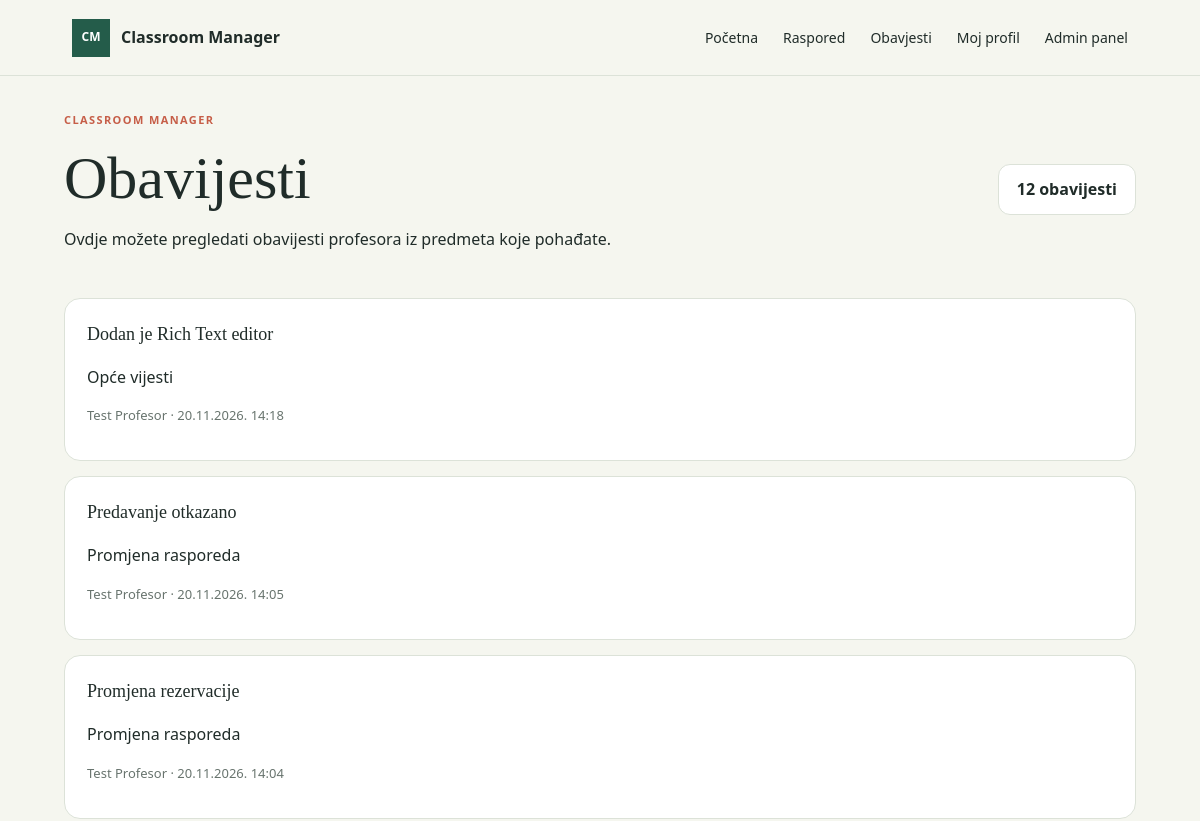
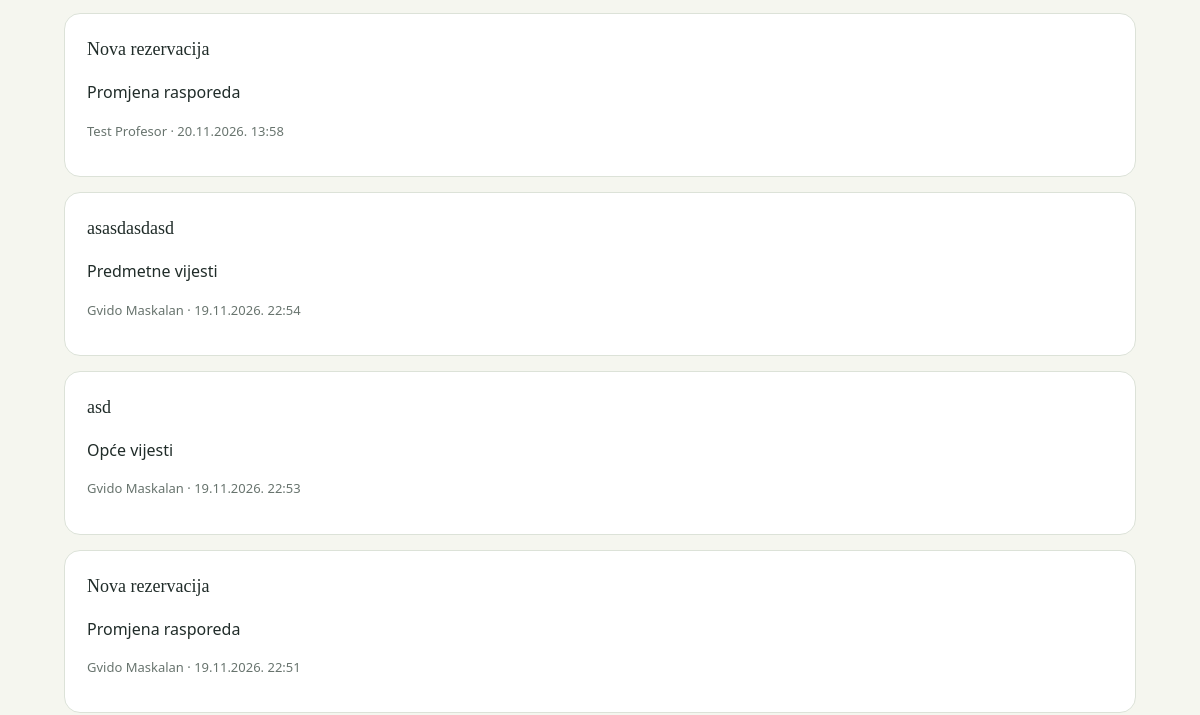
Before: /notifications.php (signed in, upper part) with the older database file (2 pictures, top to bottom).
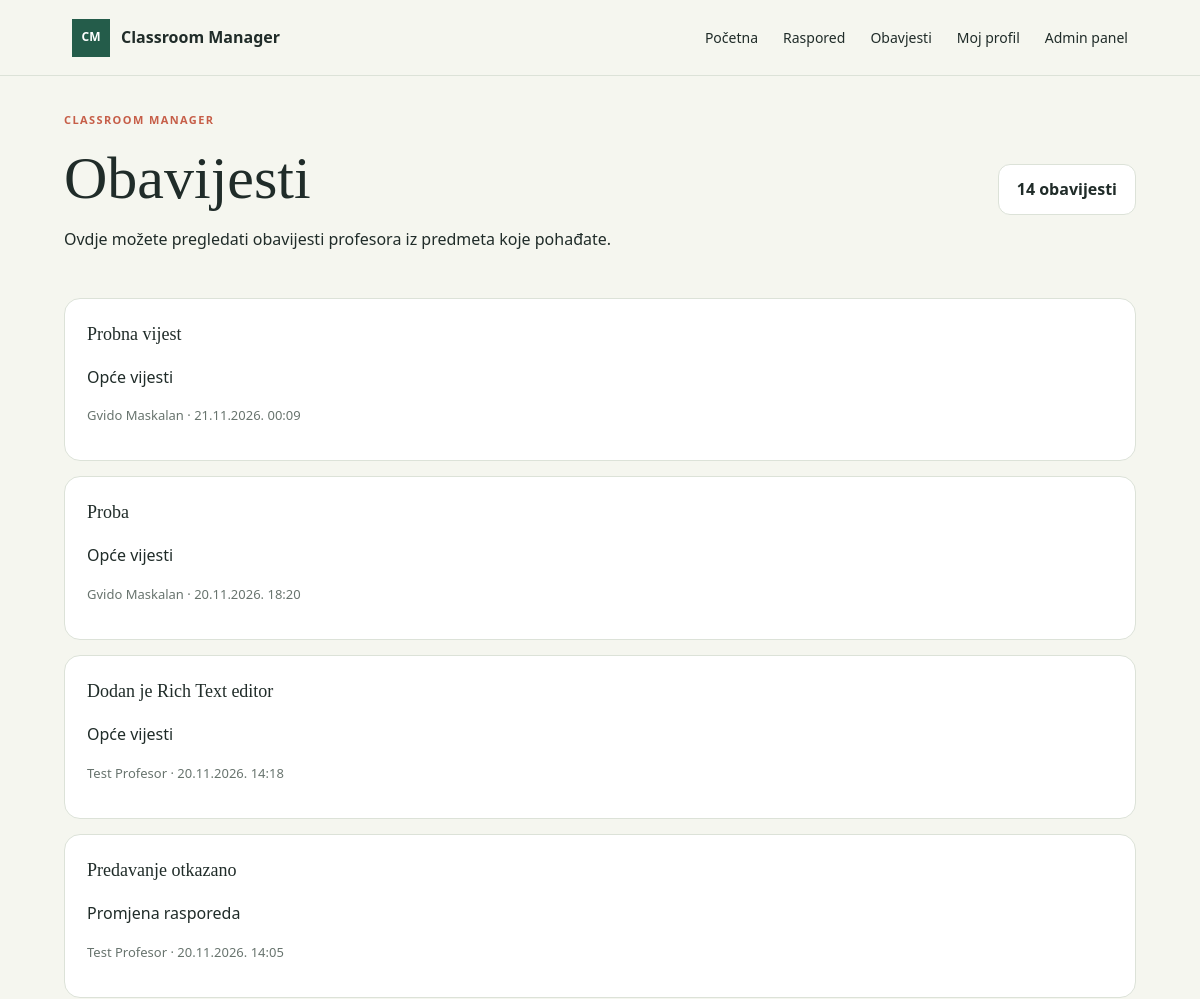
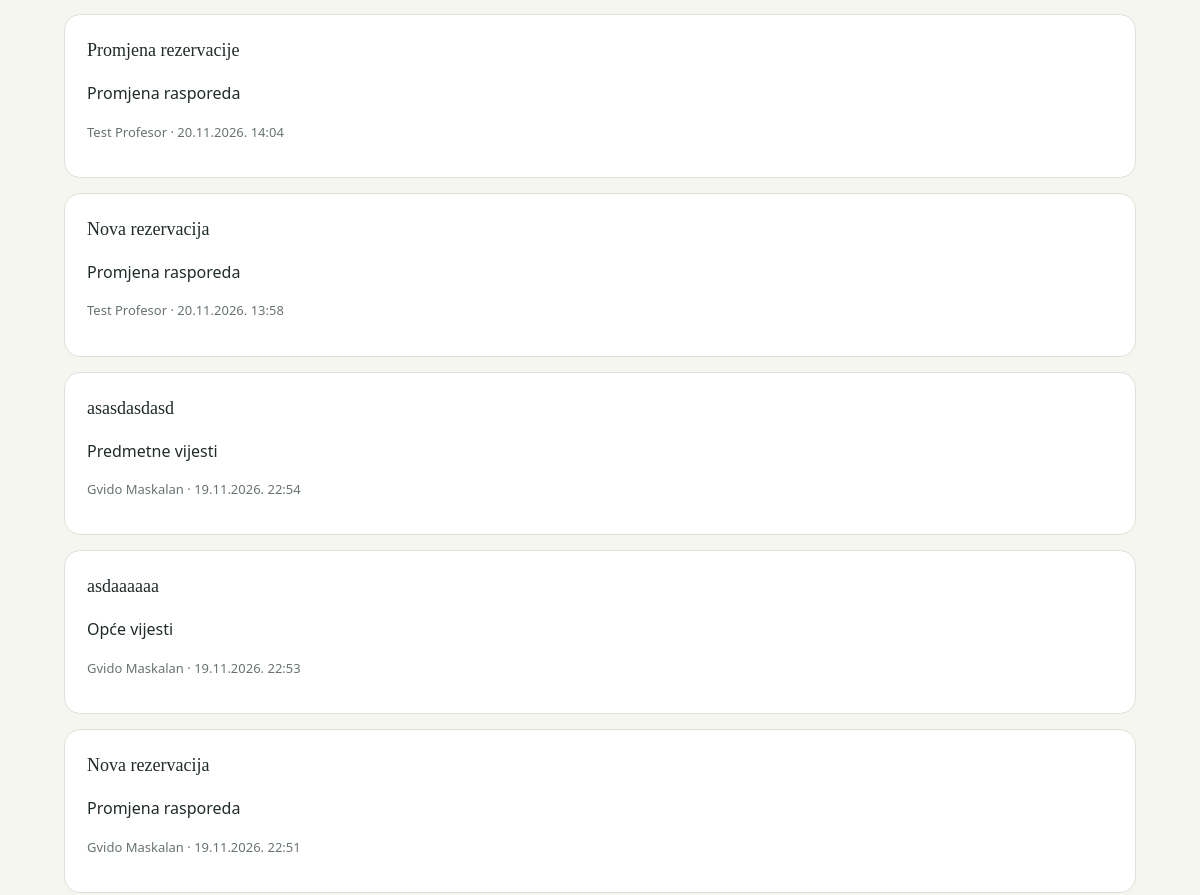
After: the same page with the newer database file (2 pictures, top to bottom).
### tables this page shows
CREATE TABLE `notifications` (
  `id` int NOT NULL,
  `subject_id` int DEFAULT NULL,
  `professor_id` int NOT NULL,
  `title` varchar(255) NOT NULL,
  `message` text NOT NULL,
  `created_at` timestamp NOT NULL DEFAULT CURRENT_TIMESTAMP,
  `image` varchar(255) DEFAULT NULL,
  `category_id` int NOT NULL
);

CREATE TABLE `categories` (
  `id` int NOT NULL,
  `name` varchar(100) NOT NULL
);

CREATE TABLE `users` (
  `id` int NOT NULL,
  `Username` varchar(150) NOT NULL,
  `Email` varchar(150) NOT NULL,
  `Password` varchar(255) NOT NULL,
  `Role` varchar(50) NOT NULL DEFAULT 'Student',
  `Active` tinyint(1) NOT NULL DEFAULT '1'
);

### config.php (called while the page is built, shortened)
<?php
function db(): PDO
{
    static $pdo;
    if ($pdo instanceof PDO) {
        return $pdo;
    }
    $host = getenv('DB_HOST') ?: '127.0.0.1';
    $name = getenv('DB_NAME') ?: 'classroommanager';
    $user = getenv('DB_USER') ?: 'root';
    $password = getenv('DB_PASS');
    $password = $password === false ? '' : $password;
    $pdo = new PDO(
        "mysql:host={$host};dbname={$name};charset=utf8mb4",
        $user,
        $password,
        [
            PDO::ATTR_ERRMODE => PDO::ERRMODE_EXCEPTION,
            PDO::ATTR_DEFAULT_FETCH_MODE => PDO::FETCH_ASSOC,
            PDO::ATTR_EMULATE_PREPARES => false,
        ]
    );
    return $pdo;
}

### functions.php (called while the page is built, shortened)
<?php
function e(string|int|null $value): string
{
    return htmlspecialchars((string) $value, ENT_QUOTES | ENT_SUBSTITUTE, 'UTF-8');
}
function current_user(): ?array
{
    $statement = db()->prepare(
        'SELECT id, Username, Email, Password, Role, Active FROM users WHERE Email = :email LIMIT 1'
    );
    $statement->execute(['email' => $_SESSION['user_email']]);
    $user = $statement->fetch();
    return $user;
}

### notifications.php (the view, shortened to what this page needs)
<?php
require_once __DIR__ . '/config.php';
require_once __DIR__ . '/functions.php';
$user = current_user();
$userId = $user['id'] ?? $user['ID'] ?? null;
$isAdmin = ($user['Role'] ?? '') === 'Admin';
$stmt = db()->prepare("
    SELECT DISTINCT
        n.id,
        n.subject_id,
        n.professor_id,
        n.title,
        n.message,
        n.created_at,
        n.image,
        c.name AS category_name,
        u.username AS professor_name
    FROM notifications n
    JOIN users u ON u.id = n.professor_id
    LEFT JOIN categories c ON c.id = n.category_id
    LEFT JOIN user_subjects us
        ON us.subject_id = n.subject_id
        AND us.user_id = :user_id
    WHERE n.subject_id IS NULL
       OR us.user_id IS NOT NULL
       OR :is_admin = 1
       OR n.professor_id = :author_id
    ORDER BY n.created_at DESC
");
$stmt->execute([
    'user_id' => $userId,
    'is_admin' => $isAdmin ? 1 : 0,
    'author_id' => $userId,
]);
$notifications = $stmt->fetchAll(PDO::FETCH_ASSOC);
$pageTitle = 'Obavijesti';
require __DIR__ . '/header.php';
?>
<main class="page-shell notifications-page">
    <div class="notifications-heading">
        <div>
            <p class="eyebrow">CLASSROOM MANAGER</p>
            <h1>Obavijesti</h1>
            <p class="muted">
                Ovdje možete pregledati obavijesti profesora
                iz predmeta koje pohađate.
            </p>
        </div>
        <div class="notifications-actions">
            <div class="notification-count">
                <?= count($notifications) ?> obavijesti
            </div>
        </div>
    </div>
    <section class="notification-list">
    <?php if (empty($notifications)): ?>
        <div class="notification-empty">
            <h2>Trenutno nema obavijesti</h2>
            <p class="muted">
                Kada profesor objavi obavijest iz predmeta
                koje pohađate, ona će se pojaviti ovdje.
            </p>
        </div>
    <?php else: ?>
        <?php foreach ($notifications as $notification): ?>
            <a
                href="view_notification.php?id=<?= (int) $notification['id'] ?>"
                class="notification-card notification-card-link"
            >
                <div class="notification-card-top">
                    <div>
                        <h2><?= e($notification['title']) ?></h2>
                        <p class="notification-category">
                            <?= e($notification['category_name'] ?? 'Bez kategorije') ?>
                        </p>
                        <p class="notification-meta">
                            <?= e($notification['professor_name']) ?>
                            ·
                            <?= date(
                                'd.m.Y. H:i',
                                strtotime($notification['created_at'])
                            ) ?>
                        </p>
                    </div>
                </div>
            </a>
        <?php endforeach; ?>
    <?php endif; ?>
</section>
</main>
<?php require __DIR__ . '/footer.php'; ?>

### header.php (shortened to what this page needs)
<?php
require_once __DIR__ . '/config.php';
require_once __DIR__ . '/functions.php';
$user = current_user();
$pageTitle = $pageTitle ?? APP_NAME;
?>
<!doctype html>
<html lang="hr">
<head>
    <link rel="stylesheet" href="assets/style.css">
    <?php if (in_array($pageTitle ?? '', ['Obavijesti', 'Obavijest'], true)): ?>
    <link rel="stylesheet" href="assets/notifications.css">
<?php endif; ?>
</head>
<body>
<header class="site-header">
    <a class="brand" href="index.php"><span class="brand-mark" aria-hidden="true">CM</span> Classroom Manager</a>
    <nav aria-label="Glavna navigacija">
        <a href="index.php">Početna</a>
        <?php if ($user): ?>
            <a href="timetable.php">Raspored</a>
            <a href="notifications.php">Obavjesti</a>
            <a href="profile.php">Moj profil</a>
            <?php if ($user['Role'] === 'Admin'): ?>
                <a href="admin.php">Admin panel</a>
            <?php endif; ?>
        <?php else: ?>
            <a href="login.php">Prijava</a>
            <a class="nav-register" href="register.php">Registracija</a>
        <?php endif; ?>
    </nav>
</header>
<main class="page-shell">

### footer.php (shortened to what this page needs)
</main>
</body>
</html>

### assets/style.css (style rules this page uses)
:root { color-scheme: light; --ink: #202c29; --muted: #68746e; --paper: #f5f6ef; --surface: #ffffff; --line: #dce2d8; --green: #245c4a; --green-dark: #193f34; --lime: #dce98a; --coral: #c65e48; --danger-bg: #fff0ec; --success-bg: #edf6e9; }
* { box-sizing: border-box; }
body { margin: 0; min-height: 100vh; display: flex; flex-direction: column; background: var(--paper); color: var(--ink); font-family: "Trebuchet MS", "Segoe UI", sans-serif; font-size: 16px; line-height: 1.55; }
a { color: var(--green); }
.site-header { min-height: 76px; display: flex; align-items: center; justify-content: space-between; gap: 24px; padding: 14px max(6vw, 24px); border-bottom: 1px solid var(--line); background: var(--paper); }
.brand { display: inline-flex; align-items: center; gap: 11px; color: var(--ink); font-weight: 700; text-decoration: none; }
.brand-mark { width: 38px; height: 38px; display: grid; place-items: center; background: var(--green); color: white; font-size: 12px; letter-spacing: 0; }
nav { display: flex; align-items: center; gap: 25px; }
nav a { color: var(--ink); font-size: 14px; text-decoration: none; }
.page-shell { width: min(1120px, calc(100% - 48px)); margin: 0 auto; flex: 1; }
.eyebrow { margin: 0 0 18px; color: var(--coral); font-size: 11px; font-weight: 700; letter-spacing: 1.4px; }
h1, h2 { margin: 0; font-family: Georgia, "Times New Roman", serif; font-weight: 400; letter-spacing: 0; }
h1 { font-size: clamp(42px, 5vw, 64px); line-height: 1.08; }

### assets/notifications.css (style rules this page uses)
.notifications-page { padding-top: 35px; padding-bottom: 60px; }
.notifications-heading { display: flex; justify-content: space-between; align-items: center; gap: 20px; margin-bottom: 30px; }
.notifications-heading h1 { margin: 5px 0 8px; }
.notification-count { background: var(--surface); border: 1px solid var(--line); border-radius: 12px; padding: 12px 18px; font-weight: 600; }
.notification-list { display: grid; gap: 15px; }
.notification-card { background: var(--surface); border: 1px solid var(--line); border-radius: 16px; padding: 22px; }
.notification-card-top { display: flex; justify-content: space-between; align-items: flex-start; gap: 15px; }
.notification-card h2 { font-size: 18px; margin: 0 0 7px; }
.notification-meta { color: var(--muted); font-size: 13px; }
.notifications-actions { display: flex; align-items: center; gap: 16px; }
.notification-card-link { display: block; color: inherit; text-decoration: none; cursor: pointer; transition: transform 0.2s ease, border-color 0.2s ease; }
.notification-card-link h2 { transition: color 0.2s ease; }

Changed rows visible on the page:
added notifications: title "Probna vijest", category.name "Opće vijesti", professor.Username "Gvido Maskalan", created_at "21.11.2026. 00:09"
added notifications: title "Proba", category.name "Opće vijesti", professor.Username "Gvido Maskalan", created_at "20.11.2026. 18:20"
changed notifications: title "asd" → "asdaaaaaa"
Other visible differences:
count($notifications): "12" → "14"
